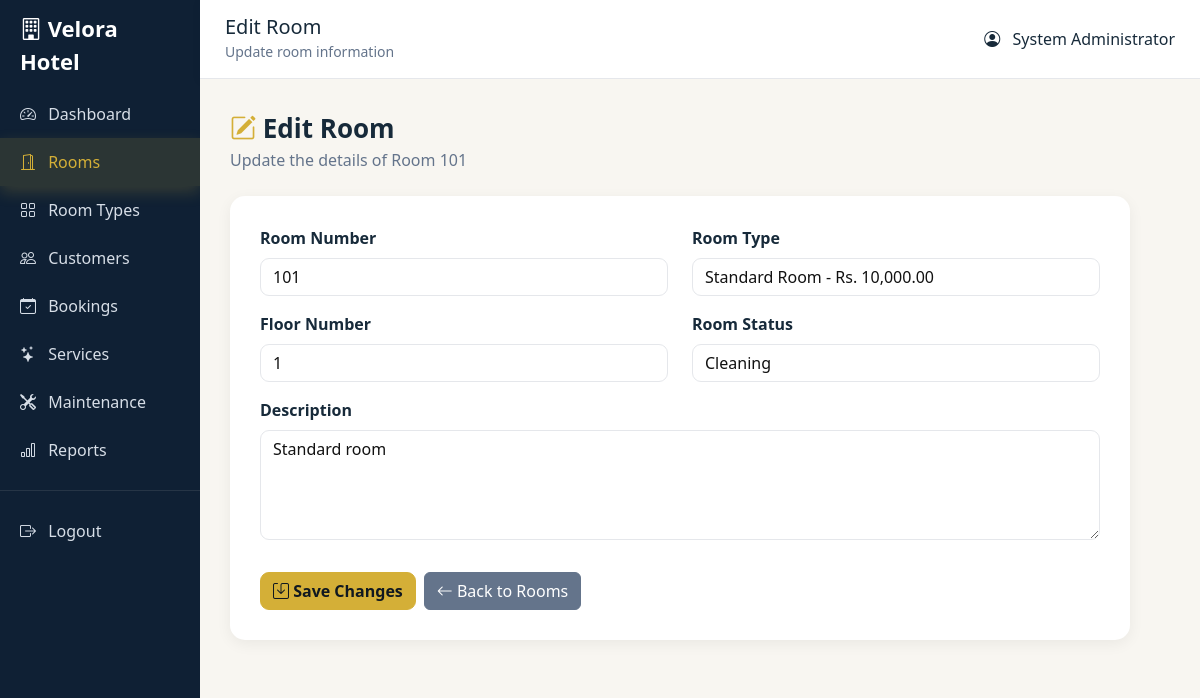
Page /admin/edit_room.php?id=1 (signed in) on the committed database.
### tables this page shows
CREATE TABLE `rooms` (
  `id` int(11) NOT NULL,
  `room_number` varchar(20) NOT NULL,
  `room_type_id` int(11) NOT NULL,
  `floor_number` int(11) DEFAULT 1,
  `status` enum('available','occupied','maintenance','cleaning') DEFAULT 'available',
  `description` text DEFAULT NULL,
  `created_at` timestamp NOT NULL DEFAULT current_timestamp()
);

CREATE TABLE `room_types` (
  `id` int(11) NOT NULL,
  `type_name` varchar(100) NOT NULL,
  `description` text DEFAULT NULL,
  `base_price` decimal(10,2) NOT NULL,
  `capacity` int(11) NOT NULL DEFAULT 1,
  `created_at` timestamp NOT NULL DEFAULT current_timestamp()
);

### includes/functions.php (called while the page is built, shortened)
<?php
function e($value)
{
    return htmlspecialchars(
        $value ?? '',
        ENT_QUOTES,
        'UTF-8'
    );
}

### admin/edit_room.php (the view, shortened to what this page needs)
<?php
require_once "../config/db.php";
require_once "../includes/functions.php";
$id = (int)($_GET["id"] ?? 0);
$stmt = $pdo->prepare("
    SELECT *
    FROM rooms
    WHERE id = ?
    LIMIT 1
");
$stmt->execute([$id]);
$room = $stmt->fetch(PDO::FETCH_ASSOC);
$stmt = $pdo->query("
    SELECT *
    FROM room_types
    ORDER BY type_name
");
$roomTypes = $stmt->fetchAll(PDO::FETCH_ASSOC);
?>
<!DOCTYPE html>
<html lang="en">
<head>
<link rel="stylesheet" href="../assets/css/style.css">
    <link
        href="https://cdn.jsdelivr.net/npm/bootstrap@5.3.3/dist/css/bootstrap.min.css"
        rel="stylesheet"
    >
    <link
        href="https://cdn.jsdelivr.net/npm/bootstrap-icons@1.11.3/font/bootstrap-icons.css"
        rel="stylesheet"
    >
<link rel="stylesheet" href="../assets/css/velora.css">
</head>
<body>
<div class="container-fluid">
    <div class="row">
        <div class="col-md-2 p-0 sidebar">
            <a
                href="dashboard.php"
                class="brand"
            >
                <i class="bi bi-building"></i>
                Velora Hotel
            </a>
            <a href="dashboard.php">
                <i class="bi bi-speedometer2 me-2"></i>
                Dashboard
            </a>
            <a
                href="rooms.php"
                class="active"
            >
                <i class="bi bi-door-open me-2"></i>
                Rooms
            </a>
            <a href="room_types.php">
                <i class="bi bi-grid me-2"></i>
                Room Types
            </a>
            <a href="customers.php">
                <i class="bi bi-people me-2"></i>
                Customers
            </a>
            <a href="bookings.php">
                <i class="bi bi-calendar-check me-2"></i>
                Bookings
            </a>
            <a href="services.php">
                <i class="bi bi-stars me-2"></i>
                Services
            </a>
            <a href="maintenance.php">
                <i class="bi bi-tools me-2"></i>
                Maintenance
            </a>
            <a href="reports.php">
                <i class="bi bi-bar-chart me-2"></i>
                Reports
            </a>
            <hr class="text-secondary">
            <a href="../auth/logout.php">
                <i class="bi bi-box-arrow-right me-2"></i>
                Logout
            </a>
        </div>
        <div class="col-md-10 p-0">
            <div class="topbar">
                <div
                    class="d-flex justify-content-between align-items-center"
                >
                    <div>
                        <h5 class="mb-0">
                            Edit Room
                        </h5>
                        <small class="text-muted">
                            Update room information
                        </small>
                    </div>
                    <div>
                        <i
                            class="bi bi-person-circle me-2"
                        ></i>
                        <?= e(
                            $_SESSION["full_name"]
                        ) ?>
                    </div>
                </div>
            </div>
            <div class="content">
                <div class="mb-4">
                    <div class="page-title">
                        <i
                            class="bi bi-pencil-square text-primary"
                        ></i>
                        Edit Room
                    </div>
                    <div class="text-muted">
                        Update the details of Room
                        <?= e(
                            $room["room_number"]
                        ) ?>
                    </div>
                </div>
                <div class="form-card">
                    <form method="POST">
                        <div class="row">
                            <div
                                class="col-md-6 mb-3"
                            >
                                <label
                                    class="form-label"
                                >
                                    Room Number
                                </label>
                                <input
                                    type="text"
                                    name="room_number"
                                    class="form-control"
                                    value="<?= e(
                                        $room["room_number"]
                                    ) ?>"
                                    required
                                >
                            </div>
                            <div
                                class="col-md-6 mb-3"
                            >
                                <label
                                    class="form-label"
                                >
                                    Room Type
                                </label>
                                <select
                                    name="room_type_id"
                                    class="form-select"
                                    required
                                >
                                    <?php
                                    foreach (
                                        $roomTypes
                                        as $type
                                    ):
                                    ?>
                                        <option
                                            value="<?= $type["id"] ?>"
                                            <?= (
                                                $room[
                                                    "room_type_id"
                                                ]
                                                ==
                                                $type["id"]
                                            )
                                            ? "selected"
                                            : ""
                                            ?>
                                        >
                                            <?= e(
                                                $type[
                                                    "type_name"
                                                ]
                                            ) ?>
                                            -
                                            Rs.
                                        </option>
                                    <?php endforeach; ?>
                                </select>
                            </div>
                            <div
                                class="col-md-6 mb-3"
                            >
                                <label
                                    class="form-label"
                                >
                                    Floor Number
                                </label>
                                <input
                                    type="number"
                                    name="floor_number"
                                    class="form-control"
                                    min="1"
                                    value="<?= e(
                                        $room[
                                            "floor_number"
                                        ]
                                    ) ?>"
                                    required
                                >
                            </div>
                            <div
                                class="col-md-6 mb-3"
                            >
                                <label
                                    class="form-label"
                                >
                                    Room Status
                                </label>
                                <select
                                    name="status"
                                    class="form-select"
                                >
                                    <option
                                        value="cleaning"
                                        <?= $room[
                                            "status"
                                        ] === "cleaning"
                                            ? "selected"
                                            : ""
                                        ?>
                                    >
                                        Cleaning
                                    </option>
                                </select>
                            </div>
                            <div
                                class="col-12 mb-3"
                            >
                                <label
                                    class="form-label"
                                >
                                    Description
                                </label>
                                <textarea
                                    name="description"
                                    class="form-control"
                                    rows="4"
                                    placeholder="Room description..."
                                ><?= e(
                                    $room["description"]
                                    ?? ""
                                ) ?></textarea>
                            </div>
                        </div>
                        <div
                            class="d-flex gap-2 mt-3"
                        >
                            <button
                                type="submit"
                                class="btn btn-primary"
                            >
                                <i
                                    class="bi bi-save"
                                ></i>
                                Save Changes
                            </button>
                            <a
                                href="rooms.php"
                                class="btn btn-secondary"
                            >
                                <i
                                    class="bi bi-arrow-left"
                                ></i>
                                Back to Rooms
                            </a>
                        </div>
                    </form>
                </div>
            </div>
        </div>
    </div>
</div>
</body>
</html>

### assets/css/velora.css (style rules this page uses)
:root { --velora-navy:#0f2034;--velora-dark:#091522;--velora-gold:#d4af37;--velora-gold-hover:#f1ce57; --velora-bg:#f8f6f1;--velora-white:#fff;--velora-text:#172a3a;--velora-muted:#64748b;--velora-border:#e5e7eb; --velora-success:#198754;--velora-danger:#dc3545;--velora-warning:#d4af37;--velora-shadow:0 10px 30px rgba(15,32,52,.09) }
* { box-sizing:border-box }
body { font-family:"Segoe UI",Arial,sans-serif!important;background:var(--velora-bg)!important;color:var(--velora-text)!important }
a { transition:.2s ease }
.text-muted { color:var(--velora-muted)!important }
.text-primary { color:var(--velora-gold)!important }
.btn-primary,.primary-btn,.main-btn,.search-button,.login-btn,.register-btn { background:var(--velora-gold)!important;border-color:var(--velora-gold)!important;color:#101820!important;font-weight:700!important;border-radius:9px!important }
.btn-secondary { background:#64748b!important;border-color:#64748b!important }
.form-control,.form-select { border:1px solid var(--velora-border)!important;border-radius:9px!important;color:#111!important;background:#fff!important }
.form-label { color:var(--velora-text)!important;font-weight:600 }
.customer-page .sidebar,.sidebar { background:var(--velora-navy)!important;color:#fff }
.sidebar .brand { color:#fff!important }
.sidebar-link,.sidebar a { color:#d7dee7!important }
.sidebar-link.active,.sidebar a.active { background:linear-gradient(135deg,var(--velora-gold),var(--velora-gold-hover))!important;color:#101820!important;box-shadow:0 6px 16px rgba(212,175,55,.2)!important }
.topbar { background:#fff!important;border-bottom:1px solid var(--velora-border)!important;box-shadow:0 2px 10px rgba(15,32,52,.05)!important }
.sidebar .menu a,.sidebar a { color:#d7dee7!important }
.sidebar .menu a:hover,.sidebar .menu a.active,.sidebar a.active { background:rgba(212,175,55,.14)!important;color:var(--velora-gold)!important }
.admin-content,.content { background:var(--velora-bg) }

### admin/edit_room.php (style rules this page uses)
body { background: #f1f5f9; color: #0f172a; font-family: Arial, sans-serif; }
.sidebar { min-height: 100vh; background: #111827; }
.brand { color: white; font-size: 22px; font-weight: bold; padding: 25px 20px; display: block; text-decoration: none; }
.sidebar a { color: #cbd5e1; text-decoration: none; display: block; padding: 12px 20px; }
.sidebar a:hover, .sidebar a.active { background: #2563eb; color: white; }
.topbar { background: white; padding: 15px 25px; box-shadow: 0 1px 5px rgba(0,0,0,.08); }
.content { padding: 30px; }
.form-card { background: white; border-radius: 15px; padding: 30px; box-shadow: 0 4px 15px rgba(0,0,0,.06); max-width: 900px; }
.page-title { font-size: 26px; font-weight: 700; }
.form-label { font-weight: 600; }

### rows in the picture
rooms: room_number "101", room_type_id "Standard Room - Rs. 10,000.00", floor_number "1", status "Cleaning", description "Standard room"

### other values in the picture
$_SESSION["full_name"] "System Administrator"
